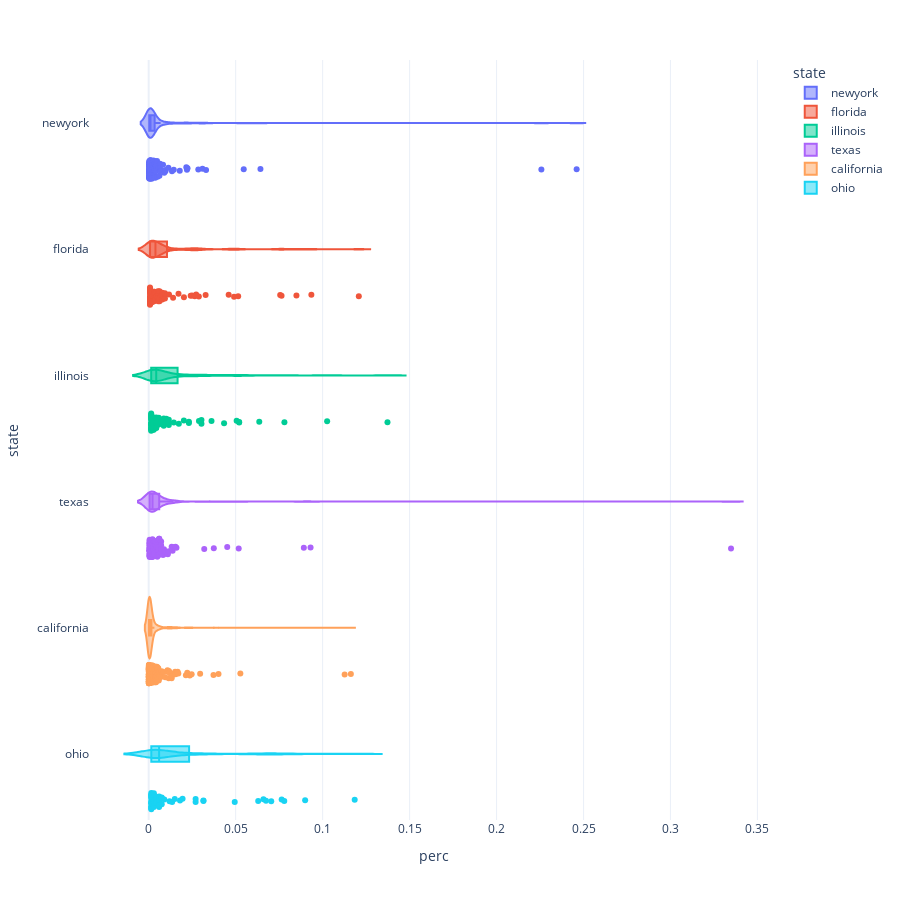

Notebook code cell kept with this figure:
### Code cell
px.violin(
    num_articles_master,
    box=True,
    points="all",
    hover_data=num_articles_master.columns,
    color="state",
    height=900,
    x="perc",
    y="state",
)

### Figure 1 — Plotly figure (JSON) as saved in the notebook; plotly's stock layout.template omitted (floating-point values rounded to 4 significant figures; data arrays with more than 128 entries replaced by an {"elided": "..."} marker saying what was removed)
{"data": [{"alignmentgroup": "True", "box": {"visible": true}, "customdata": {"elided": "129x2 mixed values"}, "hovertemplate": "state=%{y}<br>perc=%{x}<br>media_name=%{customdata[0]}<br>count=%{customdata[1]}<extra></extra>", "legendgroup": "newyork", "marker": {"color": "#636efa"}, "name": "newyork", "offsetgroup": "newyork", "orientation": "h", "points": "all", "scalegroup": "True", "showlegend": true, "type": "violin", "x": {"elided": "129 float values"}, "x0": " ", "xaxis": "x", "y": {"elided": "129 str values"}, "y0": " ", "yaxis": "y"}, {"alignmentgroup": "True", "box": {"visible": true}, "customdata": {"elided": "72x2 mixed values"}, "hovertemplate": "state=%{y}<br>perc=%{x}<br>media_name=%{customdata[0]}<br>count=%{customdata[1]}<extra></extra>", "legendgroup": "florida", "marker": {"color": "#EF553B"}, "name": "florida", "offsetgroup": "florida", "orientation": "h", "points": "all", "scalegroup": "True", "showlegend": true, "type": "violin", "x": [0.003897, 0.0007794, 0.004677, 0.009353, 0.001559, 0.005456, 0.003118, 0.003118, 0.005456, 0.0007794, 0.001559, 0.007794, 0.0007794, 0.007794, 0.005456, 0.007794, 0.003118, 0.007015, 0.0007794, 0.001559, 0.09353, 0.03274, 0.0007794, 0.0007794, 0.001559, 0.0007794, 0.0007794, 0.006235, 0.0007794, 0.02027, 0.006235, 0.003118, 0.001559, 0.0007794, 0.07638, 0.001559, 0.002338, 0.009353, 0.0007794, 0.009353, 0.08496, 0.02416, 0.0007794, 0.0265, 0.002338, 0.003897, 0.0007794, 0.0007794, 0.02728, 0.004677, 0.006235, 0.0491, 0.01715, 0.0007794, 0.0007794, 0.0007794, 0.01169, 0.05144, 0.001559, 0.0007794, 0.001559, 0.005456, 0.003897, 0.1208, 0.0756, 0.04599, 0.002338, 0.01403, 0.0007794, 0.02884, 0.007794, 0.02494], "x0": " ", "xaxis": "x", "y": ["florida", "florida", "florida", "florida", "florida", "florida", "florida", "florida", "florida", "florida", "florida", "florida", "florida", "florida", "florida", "florida", "florida", "florida", "florida", "florida", "florida", "florida", "florida", "florida", "florida", "florida", "florida", "florida", "florida", "florida", "florida", "florida", "florida", "florida", "florida", "florida", "florida", "florida", "florida", "florida", "florida", "florida", "florida", "florida", "florida", "florida", "florida", "florida", "florida", "florida", "florida", "florida", "florida", "florida", "florida", "florida", "florida", "florida", "florida", "florida", "florida", "florida", "florida", "florida", "florida", "florida", "florida", "florida", "florida", "florida", "florida", "florida"], "y0": " ", "yaxis": "y"}, {"alignmentgroup": "True", "box": {"visible": true}, "customdata": [["Algonquin Countryside", 3], ["Arlington Heights Post", 2], ["Bartlett Press", 1], ["Beacon News", 2], ["Breeze Courier", 6], ["Cary Grove Countryside", 3], ["Chicago Defender", 5], ["Chicago Magazine", 3], ["Courier News - United States - Illinois", 1], ["Daily Herald - Arlington Heights, IL", 54], ["Edison Norwood Times Review", 8], ["Elk Grove Times", 2], ["Highland Park Sun-Times", 1], ["Hinsdale Suburban Life", 1], ["Hoffman Estates Review", 8], ["Mount Prospect Times", 1], ["Naperville Sun-Times", 1], ["North Riverside Suburban Life", 1], ["Palatine Countryside", 1], ["Proviso Herald", 1], ["Rolling Meadows Review", 3], ["Schaumburg Review", 1], ["Southern Business Journal", 7], ["The Reporter", 25], ["Wheeling Countryside", 1], ["Windy City Word", 12], ["abc7chicago.com", 21], ["capitolfax.com", 16], ["central illinois proud", 2], ["chicago.cbslocal.com", 71], ["chicagoreader.com", 30], ["chronicleillinois.com", 1], ["cltv.com", 10], ["columbiachronicle.com", 4], ["dailyillini.com", 7], ["dailynorthwestern.com", 16], ["depauliaonline.com", 7], ["enewspf.com", 1], ["evanstonroundtable.com", 6], ["forestparkreview.com", 4], ["ibjonline.com", 2], ["illinoistimes.com", 4], ["indiatribune.com", 2], ["journal-topics.com", 3], ["loyolaphoenix.com", 3], ["mystateline.com", 95], ["nbcchicago.com", 21], ["newcity.com", 20], ["northernstar.info", 1], ["oakpark.com", 2], ["pioneerlocal.com", 2], ["redeyechicago.com", 4], ["republictimes.net", 8], ["suntimes.com", 44], ["thesouthern.com", 36], ["wesleyanargus.com", 1], ["wgnradio.com", 2], ["wgntv.com", 14], ["whbf.com", 5], ["wjbc.com", 1], ["wjbdradio.com", 36], ["wlds.com", 1], ["wmay.com", 35]], "hovertemplate": "state=%{y}<br>perc=%{x}<br>media_name=%{customdata[0]}<br>count=%{customdata[1]}<extra></extra>", "legendgroup": "illinois", "marker": {"color": "#00cc96"}, "name": "illinois", "offsetgroup": "illinois", "orientation": "h", "points": "all", "scalegroup": "True", "showlegend": true, "type": "violin", "x": [0.004335, 0.00289, 0.001445, 0.00289, 0.008671, 0.004335, 0.007225, 0.004335, 0.001445, 0.07803, 0.01156, 0.00289, 0.001445, 0.001445, 0.01156, 0.001445, 0.001445, 0.001445, 0.001445, 0.001445, 0.004335, 0.001445, 0.01012, 0.03613, 0.001445, 0.01734, 0.03035, 0.02312, 0.00289, 0.1026, 0.04335, 0.001445, 0.01445, 0.00578, 0.01012, 0.02312, 0.01012, 0.001445, 0.008671, 0.00578, 0.00289, 0.00578, 0.00289, 0.004335, 0.004335, 0.1373, 0.03035, 0.0289, 0.001445, 0.00289, 0.00289, 0.00578, 0.01156, 0.06358, 0.05202, 0.001445, 0.00289, 0.02023, 0.007225, 0.001445, 0.05202, 0.001445, 0.05058], "x0": " ", "xaxis": "x", "y": ["illinois", "illinois", "illinois", "illinois", "illinois", "illinois", "illinois", "illinois", "illinois", "illinois", "illinois", "illinois", "illinois", "illinois", "illinois", "illinois", "illinois", "illinois", "illinois", "illinois", "illinois", "illinois", "illinois", "illinois", "illinois", "illinois", "illinois", "illinois", "illinois", "illinois", "illinois", "illinois", "illinois", "illinois", "illinois", "illinois", "illinois", "illinois", "illinois", "illinois", "illinois", "illinois", "illinois", "illinois", "illinois", "illinois", "illinois", "illinois", "illinois", "illinois", "illinois", "illinois", "illinois", "illinois", "illinois", "illinois", "illinois", "illinois", "illinois", "illinois", "illinois", "illinois", "illinois"], "y0": " ", "yaxis": "y"}, {"alignmentgroup": "True", "box": {"visible": true}, "customdata": {"elided": "98x2 mixed values"}, "hovertemplate": "state=%{y}<br>perc=%{x}<br>media_name=%{customdata[0]}<br>count=%{customdata[1]}<extra></extra>", "legendgroup": "texas", "marker": {"color": "#ab63fa"}, "name": "texas", "offsetgroup": "texas", "orientation": "h", "points": "all", "scalegroup": "True", "showlegend": true, "type": "violin", "x": [0.003855, 0.0005507, 0.004956, 0.0005507, 0.3348, 0.0005507, 0.001101, 0.0005507, 0.05176, 0.0005507, 0.0005507, 0.001652, 0.002203, 0.001101, 0.0005507, 0.0005507, 0.001101, 0.001101, 0.009361, 0.001101, 0.00826, 0.007159, 0.002203, 0.005507, 0.0005507, 0.0005507, 0.001652, 0.006057, 0.001101, 0.0005507, 0.01377, 0.004956, 0.0005507, 0.001652, 0.001101, 0.002203, 0.009361, 0.005507, 0.03194, 0.001652, 0.002203, 0.001101, 0.005507, 0.003855, 0.0005507, 0.007159, 0.03744, 0.002753, 0.001101, 0.001652, 0.0005507, 0.002753, 0.002753, 0.001101, 0.01156, 0.002203, 0.007159, 0.01101, 0.0005507, 0.006057, 0.002203, 0.01597, 0.003304, 0.002203, 0.08921, 0.0005507, 0.005507, 0.008811, 0.01322, 0.01542, 0.01432, 0.04515, 0.0005507, 0.0005507, 0.007159, 0.003304, 0.002753, 0.001652, 0.002753, 0.001652, 0.0005507, 0.01046, 0.0005507, 0.0005507, 0.0005507, 0.0005507, 0.0005507, 0.0005507, 0.006057, 0.002203, 0.001101, 0.002203, 0.001652, 0.004956, 0.002203, 0.001652, 0.0005507, 0.09306], "x0": " ", "xaxis": "x", "y": ["texas", "texas", "texas", "texas", "texas", "texas", "texas", "texas", "texas", "texas", "texas", "texas", "texas", "texas", "texas", "texas", "texas", "texas", "texas", "texas", "texas", "texas", "texas", "texas", "texas", "texas", "texas", "texas", "texas", "texas", "texas", "texas", "texas", "texas", "texas", "texas", "texas", "texas", "texas", "texas", "texas", "texas", "texas", "texas", "texas", "texas", "texas", "texas", "texas", "texas", "texas", "texas", "texas", "texas", "texas", "texas", "texas", "texas", "texas", "texas", "texas", "texas", "texas", "texas", "texas", "texas", "texas", "texas", "texas", "texas", "texas", "texas", "texas", "texas", "texas", "texas", "texas", "texas", "texas", "texas", "texas", "texas", "texas", "texas", "texas", "texas", "texas", "texas", "texas", "texas", "texas", "texas", "texas", "texas", "texas", "texas", "texas", "texas"], "y0": " ", "yaxis": "y"}, {"alignmentgroup": "True", "box": {"visible": true}, "customdata": {"elided": "340x2 mixed values"}, "hovertemplate": "state=%{y}<br>perc=%{x}<br>media_name=%{customdata[0]}<br>count=%{customdata[1]}<extra></extra>", "legendgroup": "california", "marker": {"color": "#FFA15A"}, "name": "california", "offsetgroup": "california", "orientation": "h", "points": "all", "scalegroup": "True", "showlegend": true, "type": "violin", "x": {"elided": "340 float values"}, "x0": " ", "xaxis": "x", "y": {"elided": "340 str values"}, "y0": " ", "yaxis": "y"}, {"alignmentgroup": "True", "box": {"visible": true}, "customdata": [["1150wima.iheart.com", 3], ["570wkbn.iheart.com", 1], ["Brunswick Sun", 5], ["Chagrin Solon Sun", 5], ["Community Common", 1], ["Denisonian", 1], ["Free Press - United States - Ohio", 4], ["Jambar", 1], ["Medina Sun", 1], ["News Sun - United States - Ohio", 2], ["Ohio News Network", 13], ["Parma Sun Post", 44], ["Plain Dealer", 9], ["Progressor Times", 1], ["Record Herald - United States - Ohio", 4], ["The Cincinnati Herald | Established in 1955 | Cincinnati, Ohio", 3], ["The Columbus Post", 3], ["Tri Village Magazine", 2], ["USA Today", 4], ["WKYC NBC", 51], ["WTAM", 2], ["Weekly Record Herald", 2], ["West Shore Sun", 10], ["auroraadvocate.com", 33], ["buckeyecountry105.iheart.com", 1], ["businessjournaldaily.com", 4], ["cincinnatimagazine.com", 1], ["citybeat.com", 45], ["cleveland.com", 18], ["clevescene.com", 18], ["csucauldron.com", 4], ["delgazette.com", 1], ["easy1350.iheart.com", 1], ["examiner.org", 8], ["farmanddairy.com", 1], ["flyernews.com", 1], ["fox8.com", 21], ["kentwired.com", 12], ["limaohio.com", 42], ["lovelandmagazine.com", 6], ["morningjournal.com", 21], ["morrowcountysentinel.com", 1], ["mountvernonnews.com", 5], ["nbc4i.com", 47], ["news-herald.com", 2], ["oberlinreview.org", 2], ["thecatholictelegraph.com", 4], ["wdtn.com", 52], ["whbc.com", 1], ["wkbn.com", 79], ["wlwt.com", 60], ["ysnews.com", 4]], "hovertemplate": "state=%{y}<br>perc=%{x}<br>media_name=%{customdata[0]}<br>count=%{customdata[1]}<extra></extra>", "legendgroup": "ohio", "marker": {"color": "#19d3f3"}, "name": "ohio", "offsetgroup": "ohio", "orientation": "h", "points": "all", "scalegroup": "True", "showlegend": true, "type": "violin", "x": [0.004498, 0.001499, 0.007496, 0.007496, 0.001499, 0.001499, 0.005997, 0.001499, 0.001499, 0.002999, 0.01949, 0.06597, 0.01349, 0.001499, 0.005997, 0.004498, 0.004498, 0.002999, 0.005997, 0.07646, 0.002999, 0.002999, 0.01499, 0.04948, 0.001499, 0.005997, 0.001499, 0.06747, 0.02699, 0.02699, 0.005997, 0.001499, 0.001499, 0.01199, 0.001499, 0.001499, 0.03148, 0.01799, 0.06297, 0.008996, 0.03148, 0.001499, 0.007496, 0.07046, 0.002999, 0.002999, 0.005997, 0.07796, 0.001499, 0.1184, 0.08996, 0.005997], "x0": " ", "xaxis": "x", "y": ["ohio", "ohio", "ohio", "ohio", "ohio", "ohio", "ohio", "ohio", "ohio", "ohio", "ohio", "ohio", "ohio", "ohio", "ohio", "ohio", "ohio", "ohio", "ohio", "ohio", "ohio", "ohio", "ohio", "ohio", "ohio", "ohio", "ohio", "ohio", "ohio", "ohio", "ohio", "ohio", "ohio", "ohio", "ohio", "ohio", "ohio", "ohio", "ohio", "ohio", "ohio", "ohio", "ohio", "ohio", "ohio", "ohio", "ohio", "ohio", "ohio", "ohio", "ohio", "ohio"], "y0": " ", "yaxis": "y"}], "layout": {"height": 900, "legend": {"title": {"text": "state"}, "tracegroupgap": 0}, "margin": {"t": 60}, "violinmode": "overlay", "xaxis": {"anchor": "y", "domain": [0, 1], "title": {"text": "perc"}}, "yaxis": {"anchor": "x", "categoryarray": ["ohio", "california", "texas", "illinois", "florida", "newyork"], "categoryorder": "array", "domain": [0, 1], "title": {"text": "state"}}}}
